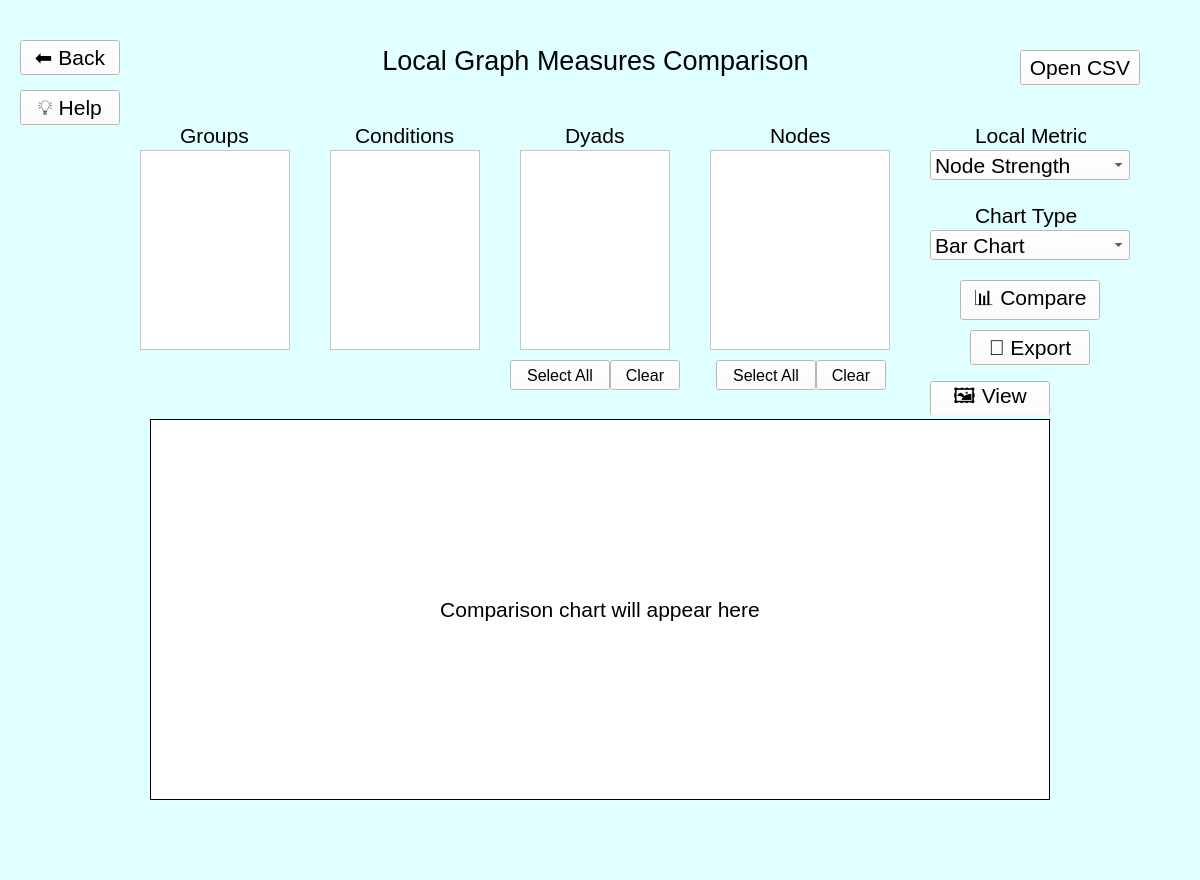
<?xml version="1.0" encoding="UTF-8"?>
<ui version="4.0">
 <class>LocalMeasureComparisonWindow</class>
 <widget class="QMainWindow" name="LocalMeasureComparisonWindow">
  <property name="geometry">
   <rect>
    <x>0</x>
    <y>0</y>
    <width>1200</width>
    <height>880</height>
   </rect>
  </property>
  <property name="maximumSize">
   <size>
    <width>1200</width>
    <height>880</height>
   </size>
  </property>
  <property name="windowTitle">
   <string>Local Measures Comparison</string>
  </property>
  <property name="styleSheet">
   <string notr="true">background-color: #e0ffff ;</string>
  </property>
  <widget class="QWidget" name="centralwidget">
   <widget class="QLabel" name="headerLabel">
    <property name="geometry">
     <rect>
      <x>380</x>
      <y>40</y>
      <width>431</width>
      <height>40</height>
     </rect>
    </property>
    <property name="font">
     <font>
      <pointsize>20</pointsize>
     </font>
    </property>
    <property name="text">
     <string>Local Graph Measures Comparison</string>
    </property>
    <property name="alignment">
     <set>Qt::AlignCenter</set>
    </property>
   </widget>
   <widget class="QLabel" name="groupLabel">
    <property name="geometry">
     <rect>
      <x>180</x>
      <y>120</y>
      <width>100</width>
      <height>30</height>
     </rect>
    </property>
    <property name="font">
     <font>
      <pointsize>16</pointsize>
     </font>
    </property>
    <property name="text">
     <string>Groups</string>
    </property>
   </widget>
   <widget class="QListWidget" name="groupListWidget">
    <property name="geometry">
     <rect>
      <x>140</x>
      <y>150</y>
      <width>150</width>
      <height>200</height>
     </rect>
    </property>
    <property name="font">
     <font>
      <pointsize>16</pointsize>
     </font>
    </property>
    <property name="styleSheet">
     <string notr="true">background-color: white ;</string>
    </property>
   </widget>
   <widget class="QLabel" name="conditionLabel">
    <property name="geometry">
     <rect>
      <x>355</x>
      <y>120</y>
      <width>100</width>
      <height>30</height>
     </rect>
    </property>
    <property name="font">
     <font>
      <pointsize>16</pointsize>
     </font>
    </property>
    <property name="text">
     <string>Conditions</string>
    </property>
   </widget>
   <widget class="QListWidget" name="conditionListWidget">
    <property name="geometry">
     <rect>
      <x>330</x>
      <y>150</y>
      <width>150</width>
      <height>200</height>
     </rect>
    </property>
    <property name="font">
     <font>
      <pointsize>16</pointsize>
     </font>
    </property>
    <property name="styleSheet">
     <string notr="true">background-color: white ;</string>
    </property>
   </widget>
   <widget class="QLabel" name="dyadLabel">
    <property name="geometry">
     <rect>
      <x>565</x>
      <y>120</y>
      <width>100</width>
      <height>30</height>
     </rect>
    </property>
    <property name="font">
     <font>
      <pointsize>16</pointsize>
     </font>
    </property>
    <property name="text">
     <string>Dyads</string>
    </property>
   </widget>
   <widget class="QListWidget" name="dyadListWidget">
    <property name="geometry">
     <rect>
      <x>520</x>
      <y>150</y>
      <width>150</width>
      <height>200</height>
     </rect>
    </property>
    <property name="font">
     <font>
      <pointsize>16</pointsize>
     </font>
    </property>
    <property name="styleSheet">
     <string notr="true">background-color: white ;</string>
    </property>
   </widget>
   <widget class="QPushButton" name="selectAllDyadsButton">
    <property name="geometry">
     <rect>
      <x>510</x>
      <y>360</y>
      <width>100</width>
      <height>30</height>
     </rect>
    </property>
    <property name="font">
     <font>
      <pointsize>12</pointsize>
     </font>
    </property>
    <property name="styleSheet">
     <string notr="true">background-color: white ;</string>
    </property>
    <property name="text">
     <string>Select All</string>
    </property>
   </widget>
   <widget class="QPushButton" name="clearDyadsButton">
    <property name="geometry">
     <rect>
      <x>610</x>
      <y>360</y>
      <width>70</width>
      <height>30</height>
     </rect>
    </property>
    <property name="font">
     <font>
      <pointsize>12</pointsize>
     </font>
    </property>
    <property name="styleSheet">
     <string notr="true">background-color: white ;</string>
    </property>
    <property name="text">
     <string>Clear</string>
    </property>
   </widget>
   <widget class="QLabel" name="metricLabel">
    <property name="geometry">
     <rect>
      <x>975</x>
      <y>120</y>
      <width>111</width>
      <height>30</height>
     </rect>
    </property>
    <property name="font">
     <font>
      <pointsize>16</pointsize>
     </font>
    </property>
    <property name="text">
     <string>Local Metric</string>
    </property>
   </widget>
   <widget class="QComboBox" name="metricComboBox">
    <property name="geometry">
     <rect>
      <x>930</x>
      <y>150</y>
      <width>200</width>
      <height>30</height>
     </rect>
    </property>
    <property name="font">
     <font>
      <pointsize>16</pointsize>
     </font>
    </property>
    <property name="styleSheet">
     <string notr="true">background-color: white ;</string>
    </property>
    <item>
     <property name="text">
      <string>Node Strength</string>
     </property>
    </item>
    <item>
     <property name="text">
      <string>Local Efficiency</string>
     </property>
    </item>
   </widget>
   <widget class="QLabel" name="localMeasureLabel">
    <property name="geometry">
     <rect>
      <x>770</x>
      <y>120</y>
      <width>150</width>
      <height>30</height>
     </rect>
    </property>
    <property name="font">
     <font>
      <pointsize>16</pointsize>
     </font>
    </property>
    <property name="text">
     <string>Nodes</string>
    </property>
   </widget>
   <widget class="QListWidget" name="nodeMeasureListWidget">
    <property name="geometry">
     <rect>
      <x>710</x>
      <y>150</y>
      <width>180</width>
      <height>200</height>
     </rect>
    </property>
    <property name="font">
     <font>
      <pointsize>16</pointsize>
     </font>
    </property>
    <property name="styleSheet">
     <string notr="true">background-color: white ;</string>
    </property>
    <property name="selectionMode">
     <enum>QAbstractItemView::NoSelection</enum>
    </property>
   </widget>
   <widget class="QPushButton" name="selectAllNodesButton">
    <property name="geometry">
     <rect>
      <x>716</x>
      <y>360</y>
      <width>100</width>
      <height>30</height>
     </rect>
    </property>
    <property name="font">
     <font>
      <pointsize>12</pointsize>
     </font>
    </property>
    <property name="styleSheet">
     <string notr="true">background-color: white ;</string>
    </property>
    <property name="text">
     <string>Select All</string>
    </property>
   </widget>
   <widget class="QPushButton" name="clearNodesButton">
    <property name="geometry">
     <rect>
      <x>816</x>
      <y>360</y>
      <width>70</width>
      <height>30</height>
     </rect>
    </property>
    <property name="font">
     <font>
      <pointsize>12</pointsize>
     </font>
    </property>
    <property name="styleSheet">
     <string notr="true">background-color: white ;</string>
    </property>
    <property name="text">
     <string>Clear</string>
    </property>
   </widget>
   <widget class="QLabel" name="chartTypeLabel">
    <property name="geometry">
     <rect>
      <x>975</x>
      <y>200</y>
      <width>111</width>
      <height>30</height>
     </rect>
    </property>
    <property name="font">
     <font>
      <pointsize>16</pointsize>
     </font>
    </property>
    <property name="text">
     <string>Chart Type</string>
    </property>
   </widget>
   <widget class="QComboBox" name="chartTypeComboBox">
    <property name="geometry">
     <rect>
      <x>930</x>
      <y>230</y>
      <width>200</width>
      <height>30</height>
     </rect>
    </property>
    <property name="font">
     <font>
      <pointsize>16</pointsize>
     </font>
    </property>
    <property name="styleSheet">
     <string notr="true">background-color: white ;</string>
    </property>
    <item>
     <property name="text">
      <string>Bar Chart</string>
     </property>
    </item>
    <item>
     <property name="text">
      <string>Line Chart</string>
     </property>
    </item>
   </widget>
   <widget class="QPushButton" name="openPlotImageButton">
    <property name="geometry">
     <rect>
      <x>930</x>
      <y>381</y>
      <width>120</width>
      <height>35</height>
     </rect>
    </property>
    <property name="font">
     <font>
      <pointsize>16</pointsize>
     </font>
    </property>
    <property name="styleSheet">
     <string notr="true">background-color: white ;</string>
    </property>
    <property name="text">
     <string>🖼️ View</string>
    </property>
   </widget>
   <widget class="QPushButton" name="compareButton">
    <property name="geometry">
     <rect>
      <x>960</x>
      <y>280</y>
      <width>140</width>
      <height>40</height>
     </rect>
    </property>
    <property name="font">
     <font>
      <pointsize>16</pointsize>
     </font>
    </property>
    <property name="styleSheet">
     <string notr="true">background-color: white ;</string>
    </property>
    <property name="text">
     <string>📊 Compare</string>
    </property>
   </widget>
   <widget class="QWidget" name="plotWidget" native="true">
    <property name="geometry">
     <rect>
      <x>150</x>
      <y>415</y>
      <width>905</width>
      <height>400</height>
     </rect>
    </property>
   </widget>
   <widget class="QLabel" name="plotLabel">
    <property name="geometry">
     <rect>
      <x>150</x>
      <y>419</y>
      <width>900</width>
      <height>381</height>
     </rect>
    </property>
    <property name="font">
     <font>
      <pointsize>16</pointsize>
     </font>
    </property>
    <property name="styleSheet">
     <string notr="true">background-color: white ;</string>
    </property>
    <property name="frameShape">
     <enum>QFrame::Box</enum>
    </property>
    <property name="text">
     <string>Comparison chart will appear here</string>
    </property>
    <property name="alignment">
     <set>Qt::AlignCenter</set>
    </property>
   </widget>
   <widget class="QPushButton" name="openCsvButton">
    <property name="geometry">
     <rect>
      <x>1020</x>
      <y>50</y>
      <width>120</width>
      <height>35</height>
     </rect>
    </property>
    <property name="font">
     <font>
      <pointsize>16</pointsize>
     </font>
    </property>
    <property name="styleSheet">
     <string notr="true">background-color: white ;</string>
    </property>
    <property name="text">
     <string>Open CSV</string>
    </property>
   </widget>
   <widget class="QPushButton" name="helpButton">
    <property name="geometry">
     <rect>
      <x>20</x>
      <y>90</y>
      <width>100</width>
      <height>35</height>
     </rect>
    </property>
    <property name="font">
     <font>
      <pointsize>16</pointsize>
     </font>
    </property>
    <property name="styleSheet">
     <string notr="true">background-color: white ;</string>
    </property>
    <property name="text">
     <string>💡 Help</string>
    </property>
   </widget>
   <widget class="QPushButton" name="backButton">
    <property name="geometry">
     <rect>
      <x>20</x>
      <y>40</y>
      <width>100</width>
      <height>35</height>
     </rect>
    </property>
    <property name="font">
     <font>
      <pointsize>16</pointsize>
     </font>
    </property>
    <property name="styleSheet">
     <string notr="true">background-color: white ;</string>
    </property>
    <property name="text">
     <string>⬅️ Back</string>
    </property>
   </widget>
   <widget class="QPushButton" name="exportButton">
    <property name="geometry">
     <rect>
      <x>970</x>
      <y>330</y>
      <width>120</width>
      <height>35</height>
     </rect>
    </property>
    <property name="font">
     <font>
      <pointsize>16</pointsize>
     </font>
    </property>
    <property name="styleSheet">
     <string notr="true">background-color: white ;</string>
    </property>
    <property name="text">
     <string>💾 Export</string>
    </property>
   </widget>
  </widget>
  <widget class="QStatusBar" name="statusbar"/>
  <widget class="QMenuBar" name="menubar">
   <property name="geometry">
    <rect>
     <x>0</x>
     <y>0</y>
     <width>1200</width>
     <height>27</height>
    </rect>
   </property>
  </widget>
 </widget>
 <resources/>
 <connections/>
</ui>
